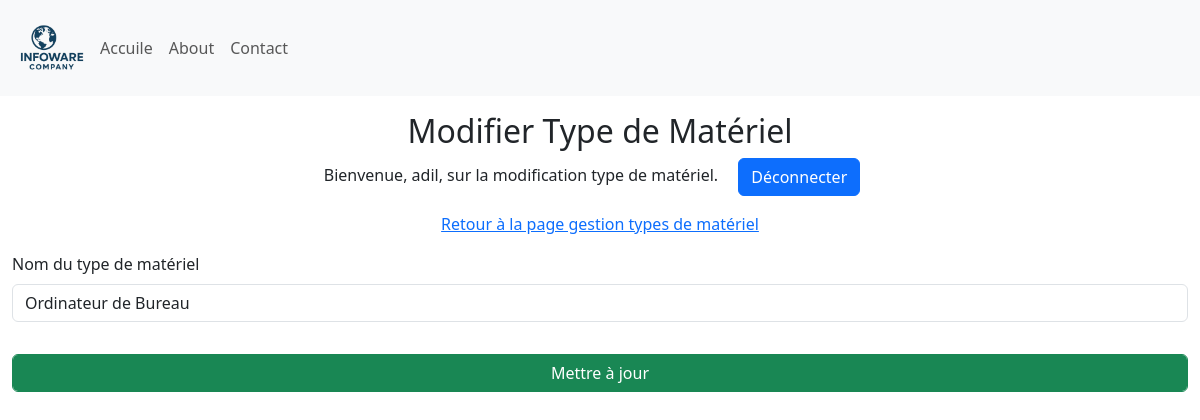
/update_materialType/1 (signed in), run on an earlier commit of the app's database.
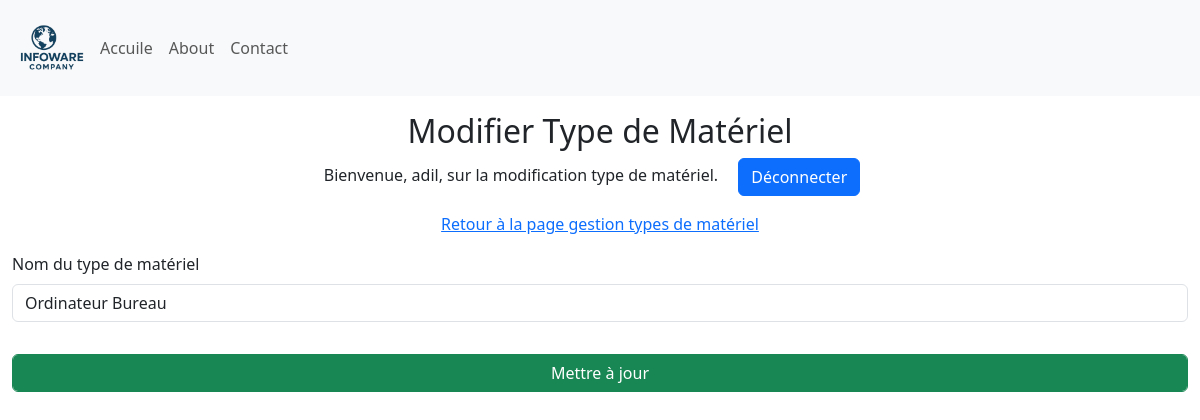
And on a later commit of the database.
### Site/models.py (models this page shows, shortened)
class MaterialType(db.Model):
    id = db.Column(db.Integer, primary_key=True)
    typeMaterial = db.Column(db.String(50), unique=True, nullable=False)

### Site/dashbord/materialType.py (the view)
@Material_Types.route('/update_materialType/<int:materialType_id>', methods=['GET', 'POST'])
def update_materialType(materialType_id):
    if 'user' not in session:
        return redirect(url_for('admin.admin'))
    materialType = MaterialType.query.get_or_404(materialType_id)
    if request.method == 'POST':
        if 'materialTypeName' in request.form:
            materialTypeName = request.form['materialTypeName']
            materialType.typeMaterial = materialTypeName
            db.session.commit()
            return redirect(url_for('materialTypes.manage_MaterialTypes'))
    return render_template('update_materialType.html', name=session['user'], materialType=materialType)

### Site/templates/update_materialType.html (shortened to what this page needs)
{% extends 'base.html' %}
{% block body %}
<div class="container-fluid">
    <div class="row">
        <div class="col-12  my-3">
            <div class="text-center">
                <h2>Modifier Type de Matériel</h2>
                <p>Bienvenue, {{ name }}, sur la modification type de matériel. <a class="mx-3 btn btn-primary" href="{{ url_for('admin.logout') }}"">Déconnecter</a></p>
                <p><a href="{{ url_for('materialTypes.manage_MaterialTypes') }}">Retour à la page gestion types de matériel</a> </p>
            </div>
           <form method="POST">
                <div class="mb-3">
                    <label for="materialTypeName" class="form-label">Nom du type de matériel</label>
                    <input type="text" class="form-control" id="materialTypeName" name="materialTypeName" value="{{ materialType.typeMaterial }}" required>
                </div>
                <div class="mb-3">
                    <input type="submit" class="form-control btn btn-success mt-3" value="Mettre à jour">
                </div>
            </form>
        </div>
    </div>
</div>
{% endblock %}

What changed in the data, as far as the page shows it:
changed MaterialType: materialTypeName "Ordinateur de Bureau" → "Ordinateur Bureau"
